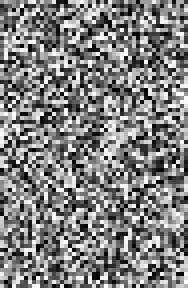
#> input picture sample_data/input/coherence/20060619-20061002_utm_unw.tif, 47 x 72 px (shown 4 times larger)
$ python remove_orb_correct.py ../../sample_data/input/coherence/20060619-20061002_utm_unw.tif ../../sample_data/input/coherence/20060828-20061211_utm_unw.tif
#> lines starting #> are read from the running program, lines starting #| are printed output that depends on the picture
'''
* removes the orbital error from orbital corrected ifgs to get the original ifgs
* USAGE: remove_orb_correct.py ifglist error_mat
'''

# firstly just try show original - orbital corrected to see if it is working correcly

from PIL import Image
import sys
import numpy as np

import matplotlib.pyplot as pp
from matplotlib import figure

tif1 = Image.open(fp=sys.argv[1])
#> tif1 is the input picture: PIL image 47x72 F; min 7.37e-05, max 1, mean 0.504
tif2 = Image.open(fp=sys.argv[2])
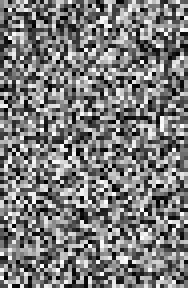
#> input picture sample_data/input/coherence/20060828-20061211_utm_unw.tif, 47 x 72 px (shown 4 times larger)
#> tif2 is the input picture: PIL image 47x72 F; min 7.24e-05, max 1, mean 0.486

tif1_dat = np.array(tif1.getdata()).reshape(tif1.size[::-1])
tif2_dat = np.array(tif2.getdata()).reshape(tif2.size[::-1])

orb_error = np.add(tif1_dat, -tif2_dat)
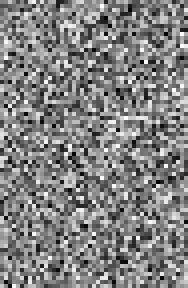
#> orb_error: shape (72, 47) float64 (shown 4 times larger); min -0.983, max 0.972, mean 0.0186; drawn with min black and max white
#orb_error = tif1_dat

plt = pp.imshow(orb_error)
#pp.title('my plot')
#pp.title('my plot')
fig = pp.gcf()
fig.canvas.set_window_title(sys.argv[1])
pp.axis('off')
pp.colorbar()
pp.show()
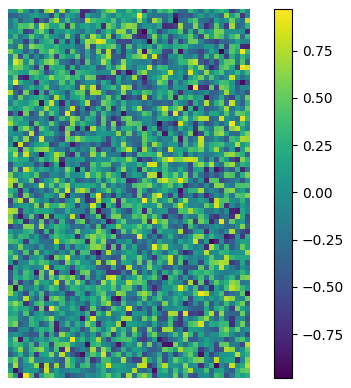
#> figure drawn by matplotlib, 2 panels
